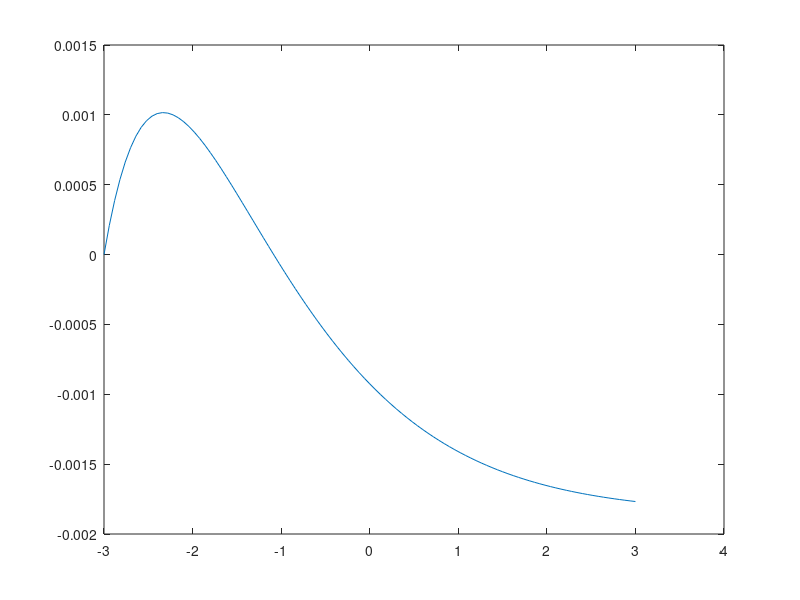

Recreate this plot in MATLAB.

% ########################
% Heun's Method for ODEs #
% ########################


f = inline('t^2-y','y','t');  % This is the function on the RHS of the ODE

truey=inline('tt.^2-2*tt+2+(alpha-17)*exp(-tt-3)','tt','alpha');
d=807;
alpha=0.01*d;
% Set up the initial data and the end value for 't':
t_begin = -3;
t_end = 3;
y0 = alpha;


% Choose the number of points:
N = 100;


% Set up the vectors to hold the 't' and 'y' values as they are calculated:
t = zeros(N+1,1);
y = t;


% Put the initial data into the first elements of the vectors 't' and 'y':
t(1) = t_begin;
y(1) = y0;


% Calculate the step-length:
h = (t_end-t_begin)/N;



% Now carry out Heun's method:

for k = 1:N  % Be careful not to confuse 'k' (the loop-counter) with k1 or k2 (needed in Heun's Method)
  k1 = f(y(k),t(k));
  tempy = y(k) + h*k1;
  tempt = t(k) + h;
  k2 = f(tempy,tempt);
  y(k+1) = y(k)+h*(k1+k2)/2;
  t(k+1) = t(k) + h;
end


% Print the final values:
disp(' ')
disp(' ')
disp('Final value of t:')
disp(t(N+1))
disp(' ')
disp('Final value of y:')
disp(y(N+1))
disp(' ')
disp('Number of steps:')
disp(N)

for k=1:N+1
   yana(k)=truey(t(k),alpha);
   error1(k)=yana(k)-y(k);
 
end




% Only use these last steps if the analytical solution of the ODE is known 
% (otherwise, put % at the start of each line to make them comments)
tt=t(N+1);
%truey = tt.^2-2*tt+2+(alpha-17)*exp(-tt-3);
diff = y(N+1) - truey(tt,alpha);
disp('True value of y:')
disp(truey)
disp(' ')
disp('Difference between computed and true values:')
disp(diff)

plot(t,error1)




